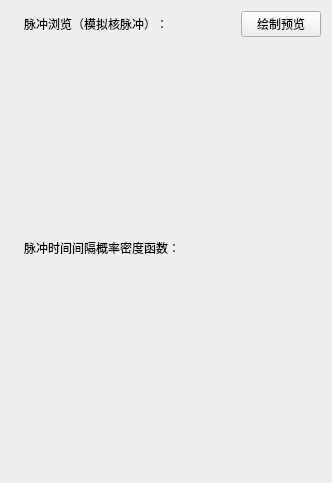
                <widget class="QWidget" name="scrollAreaWidgetContents_5">
                 <property name="geometry">
                  <rect>
                   <x>0</x>
                   <y>0</y>
                   <width>332</width>
                   <height>483</height>
                  </rect>
                 </property>
                 <layout class="QGridLayout" name="gridLayout_12">
                  <item row="0" column="2" colspan="3">
                   <widget class="QLabel" name="label_29">
                    <property name="sizePolicy">
                     <sizepolicy hsizetype="Preferred" vsizetype="Maximum">
                      <horstretch>0</horstretch>
                      <verstretch>0</verstretch>
                     </sizepolicy>
                    </property>
                    <property name="text">
                     <string>脉冲浏览（模拟核脉冲）：</string>
                    </property>
                   </widget>
                  </item>
                  <item row="8" column="1">
                   <widget class="QLabel" name="label_40">
                    <property name="text">
                     <string/>
                    </property>
                   </widget>
                  </item>
                  <item row="18" column="1">
                   <widget class="QLabel" name="label_53">
                    <property name="text">
                     <string/>
                    </property>
                   </widget>
                  </item>
                  <item row="5" column="1">
                   <widget class="QLabel" name="label_49">
                    <property name="text">
                     <string/>
                    </property>
                   </widget>
                  </item>
                  <item row="17" column="1">
                   <widget class="QLabel" name="label_54">
                    <property name="text">
                     <string/>
                    </property>
                   </widget>
                  </item>
                  <item row="2" column="1">
                   <widget class="QLabel" name="label_41">
                    <property name="text">
                     <string/>
                    </property>
                   </widget>
                  </item>
                  <item row="1" column="1">
                   <widget class="QLabel" name="label_39">
                    <property name="text">
                     <string/>
                    </property>
                   </widget>
                  </item>
                  <item row="15" column="1">
                   <widget class="QLabel" name="label_45">
                    <property name="text">
                     <string/>
                    </property>
                   </widget>
                  </item>
                  <item row="14" column="1">
                   <widget class="QLabel" name="label_48">
                    <property name="text">
                     <string/>
                    </property>
                   </widget>
                  </item>
                  <item row="4" column="1">
                   <widget class="QLabel" name="label_43">
                    <property name="text">
                     <string/>
                    </property>
                   </widget>
                  </item>
                  <item row="7" column="1">
                   <widget class="QLabel" name="label_47">
                    <property name="text">
                     <string/>
                    </property>
                   </widget>
                  </item>
                  <item row="10" column="2" colspan="3">
                   <widget class="QLabel" name="label_51">
                    <property name="text">
                     <string>脉冲时间间隔概率密度函数：</string>
                    </property>
                   </widget>
                  </item>
                  <item row="11" column="2" rowspan="8" colspan="4">
                   <layout class="QVBoxLayout" name="verticalLayout_pulse_time_gragh"/>
                  </item>
                  <item row="16" column="1">
                   <widget class="QLabel" name="label_44">
                    <property name="text">
                     <string/>
                    </property>
                   </widget>
                  </item>
                  <item row="12" column="1">
                   <widget class="QLabel" name="label_55">
                    <property name="text">
                     <string/>
                    </property>
                   </widget>
                  </item>
                  <item row="1" column="2" rowspan="8" colspan="4">
                   <layout class="QVBoxLayout" name="verticalLayout_pulse_gragh"/>
                  </item>
                  <item row="0" column="5">
                   <widget class="QPushButton" name="pushButton_pulseInfo_draw">
                    <property name="text">
                     <string>绘制预览</string>
                    </property>
                   </widget>
                  </item>
                  <item row="6" column="1">
                   <widget class="QLabel" name="label_50">
                    <property name="text">
                     <string/>
                    </property>
                   </widget>
                  </item>
                  <item row="11" column="1">
                   <widget class="QLabel" name="label_52">
                    <property name="text">
                     <string/>
                    </property>
                   </widget>
                  </item>
                  <item row="13" column="1">
                   <widget class="QLabel" name="label_46">
                    <property name="text">
                     <string/>
                    </property>
                   </widget>
                  </item>
                  <item row="3" column="1">
                   <widget class="QLabel" name="label_42">
                    <property name="text">
                     <string/>
                    </property>
                   </widget>
                  </item>
                  <item row="19" column="2">
                   <spacer name="horizontalSpacer_8">
                    <property name="orientation">
                     <enum>Qt::Horizontal</enum>
                    </property>
                    <property name="sizeHint" stdset="0">
                     <size>
                      <width>40</width>
                      <height>20</height>
                     </size>
                    </property>
                   </spacer>
                  </item>
                 </layout>
                </widget>
